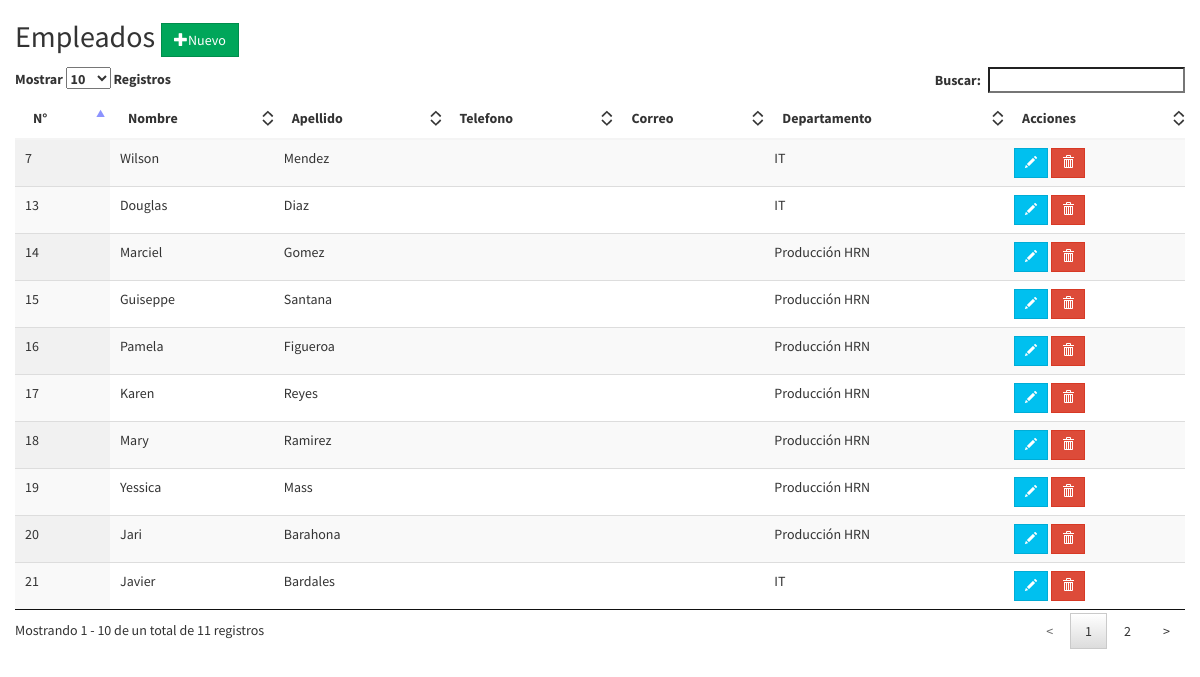
Page /empleados/ver_empleados.php on the committed database.
### tables this page shows
CREATE TABLE `empleados` (
  `id_empleado` int(11) NOT NULL,
  `nombre` varchar(20) NOT NULL,
  `apellido` varchar(20) NOT NULL,
  `telefono` varchar(9) NOT NULL,
  `correo` varchar(30) NOT NULL,
  `id_departamento` int(11) DEFAULT NULL
);

CREATE TABLE `departamento` (
  `id_departamento` int(11) NOT NULL,
  `departamento` varchar(45) NOT NULL COMMENT 'el nombre del area laboral de la empresa',
  `id_edificio` int(11) NOT NULL
);

### empleados/ver_empleados.php (the view, shortened to what this page needs)
<!doctype html>
<html lang="en">
<head>
    <link rel="stylesheet" href="../assets/css/bootstrap.min.css" >
    <link rel="stylesheet" href="../assets/plugins/datatables/jquery.dataTables.min.css" >
    <link rel="stylesheet" href="../assets/dist/css/AdminLTE.min.css">
</head>
<body>
<div class="container-fluid">
      <h2>Empleados
                        <a href="empleados.php" class="btn btn-flat btn-success btn-md">
                            <span class="glyphicon glyphicon-plus"></span>Nuevo
                        </a>
                    </h2>
    <div class="row">
        <div class="col-lg-12 col-md-12 col-xs-12">
         <table id="ver" class="display table" cellspacing="0" >
                <thead>
                    <tr>
                        <th data-field="nombre"> N° </th>
                        <th data-field="nombre">Nombre</th>
                        <th data-field="apellido">Apellido</th>
                        <th data-field="telefono">Telefono</th>
                        <th data-field="correo">Correo</th>
                        <th data-field="departamento">Departamento</th>
                        <th data-field="Acciones">Acciones</th>
                    </tr>
                <tbody>
                <?php
              $mbd=DB::connect();DB::disconnect();
             $proof=$mbd->query("SELECT e.id_empleado,e.nombre,e.apellido,e.telefono,e.correo,d.departamento FROM empleados e INNER JOIN departamento d ON e.id_departamento=d.id_departamento ORDER BY e.id_empleado;");
                while($row = $row = $proof->fetch(PDO::FETCH_ASSOC)){
                    echo "
                    <tr>
                        <td>".$row["id_empleado"]."</td>
                        <td>".$row["nombre"]."</td>
                        <td>".$row["apellido"]."</td>
                        <td>".$row["telefono"]."</td>
                        <td>".$row["correo"]."</td>
                        <td>".$row["departamento"]."</td>
                        <td><a href=\"editar.php?id=".$row["id_empleado"]."\" class=\"btn btn-flat btn-info btn-sm\">
                                    <span class=\"glyphicon glyphicon-pencil\"></span></a>
                                    <a id=\"eliminar\" name=\"eliminar\" value=\"".$row["id_empleado"]."\" class=\"btn btn-flat btn_5 btn-sm btn-danger\"><span class=\"glyphicon glyphicon-trash\"></span></a></td>
                    </tr>";
                }
                ?>
                </tbody>
            </table>
        </div>
    </div>
    </div>
</body>
</html>

### rows in the picture
empleados: id_empleado "7", nombre "Wilson", apellido "Mendez", id_departamento.departamento "IT"
empleados: id_empleado "13", nombre "Douglas", apellido "Diaz", id_departamento.departamento "IT"
empleados: id_empleado "14", nombre "Marciel", apellido "Gomez", id_departamento.departamento "Producción HRN"
empleados: id_empleado "15", nombre "Guiseppe", apellido "Santana", id_departamento.departamento "Producción HRN"
empleados: id_empleado "16", nombre "Pamela", apellido "Figueroa", id_departamento.departamento "Producción HRN"
empleados: id_empleado "17", nombre "Karen", apellido "Reyes", id_departamento.departamento "Producción HRN"
empleados: id_empleado "18", nombre "Mary", apellido "Ramirez", id_departamento.departamento "Producción HRN"
empleados: id_empleado "19", nombre "Yessica", apellido "Mass", id_departamento.departamento "Producción HRN"
empleados: id_empleado "20", nombre "Jari", apellido "Barahona", id_departamento.departamento "Producción HRN"
empleados: id_empleado "21", nombre "Javier", apellido "Bardales", id_departamento.departamento "IT"
